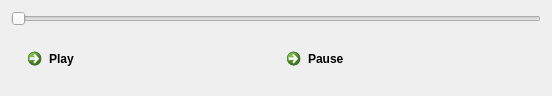
<?xml version="1.0" encoding="UTF-8"?>
<ui version="4.0">
 <class>VideoControlPanel</class>
 <widget class="QWidget" name="VideoControlPanel">
  <property name="geometry">
   <rect>
    <x>0</x>
    <y>0</y>
    <width>552</width>
    <height>96</height>
   </rect>
  </property>
  <property name="sizePolicy">
   <sizepolicy hsizetype="Preferred" vsizetype="Fixed">
    <horstretch>0</horstretch>
    <verstretch>0</verstretch>
   </sizepolicy>
  </property>
  <property name="windowTitle">
   <string>Form</string>
  </property>
  <layout class="QVBoxLayout" name="verticalLayout">
   <item>
    <widget class="QSlider" name="timeline">
     <property name="orientation">
      <enum>Qt::Horizontal</enum>
     </property>
    </widget>
   </item>
   <item>
    <widget class="QWidget" name="widget" native="true">
     <layout class="QHBoxLayout" name="horizontalLayout">
      <item>
       <widget class="QCommandLinkButton" name="playButton">
        <property name="text">
         <string>Play</string>
        </property>
       </widget>
      </item>
      <item>
       <widget class="QCommandLinkButton" name="pauseButton">
        <property name="text">
         <string>Pause</string>
        </property>
       </widget>
      </item>
     </layout>
    </widget>
   </item>
  </layout>
 </widget>
 <resources/>
 <connections/>
</ui>
